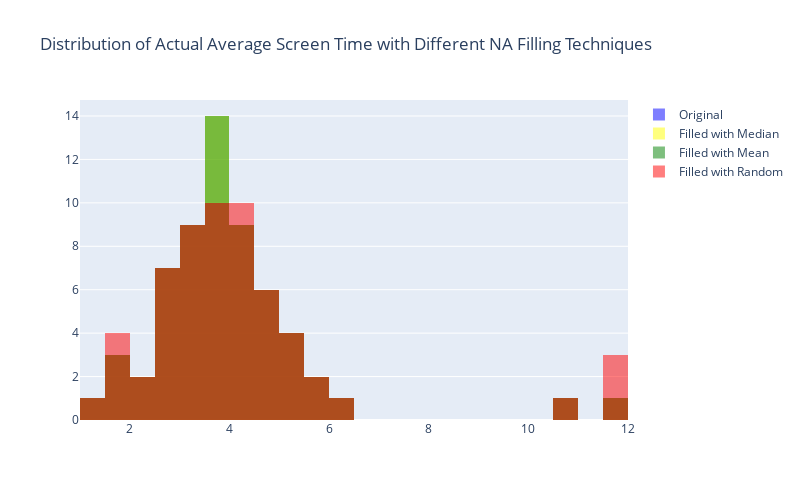

Here is the notebook cell this chart was saved with:
### Code cell
# Plotting
fig = go.Figure()

# Original distribution
fig.add_trace(
    go.Histogram(
        x=individual_data_temp["actual_average_screen_time"],
        name="Original",
        opacity=0.5,
        marker_color="blue",
        nbinsx=30,
    )
)

# Median filled
fig.add_trace(
    go.Histogram(
        x=individual_data["actual_average_screen_time_filled_na_with_median"],
        name="Filled with Median",
        opacity=0.5,
        marker_color='yellow',
        nbinsx=30,
    )
)

# Mean filled
fig.add_trace(
    go.Histogram(
        x=individual_data["actual_average_screen_time_filled_na_with_mean"],
        name="Filled with Mean",
        opacity=0.5,
        marker_color='green',
        nbinsx=30,
    )
)

# Random filled
fig.add_trace(
    go.Histogram(
        x=individual_data["actual_average_screen_time_filled_na_with_random"],
        name="Filled with Random",
        opacity=0.5,
        marker_color='red',
        nbinsx=30,
    )
)

# Update the layout
fig.update_layout(
    width=800,
    height=500,
    barmode="overlay",
    title_text="Distribution of Actual Average Screen Time with Different NA Filling Techniques",
)

fig.show()

### Figure 1 — Plotly figure (JSON) as saved in the notebook; plotly's stock layout.template omitted (floating-point values rounded to 4 significant figures)
{"data": [{"marker": {"color": "blue"}, "name": "Original", "nbinsx": 30, "opacity": 0.5, "type": "histogram", "x": [5.18, 2.31, 4.75, 1.55, 3.69, 4.72, 3.01, 3.32, 2.67, 4.56, 4.13, 3.62, 3.49, 10.78, 1.6, 4.43, 3.59, 4.06, 4.02, 2.58, 3.34, 3.72, 5.07, 3.39, 2.73, 3.66, 3.27, 3.23, 3.23, 6.06, 4.22, 2.85, 1.49, 4.08, 3.73, 2.57, 3.71, 5.17, 5.69, 5.05, 2.73, 11.63, 5.94, 4.76, 4.62, 4.17, 3.87, 3.74, 3.3, 4.56, 2.65, 2.2, 3.65, 4.49, 4.09, 1.76]}, {"marker": {"color": "yellow"}, "name": "Filled with Median", "nbinsx": 30, "opacity": 0.5, "type": "histogram", "x": [5.18, 2.31, 3.715, 4.75, 1.55, 3.69, 4.72, 3.715, 3.01, 3.32, 2.67, 4.56, 4.13, 3.62, 3.49, 10.78, 1.6, 4.43, 3.59, 4.06, 4.02, 2.58, 3.34, 3.72, 5.07, 3.39, 2.73, 3.715, 3.66, 3.27, 3.23, 3.23, 6.06, 4.22, 2.85, 1.49, 4.08, 3.73, 2.57, 3.71, 5.17, 5.69, 5.05, 2.73, 11.63, 5.94, 4.76, 4.62, 4.17, 3.87, 3.715, 3.74, 3.3, 4.56, 2.65, 2.2, 3.65, 4.49, 4.09, 1.76]}, {"marker": {"color": "green"}, "name": "Filled with Mean", "nbinsx": 30, "opacity": 0.5, "type": "histogram", "x": [5.18, 2.31, 3.973, 4.75, 1.55, 3.69, 4.72, 3.973, 3.01, 3.32, 2.67, 4.56, 4.13, 3.62, 3.49, 10.78, 1.6, 4.43, 3.59, 4.06, 4.02, 2.58, 3.34, 3.72, 5.07, 3.39, 2.73, 3.973, 3.66, 3.27, 3.23, 3.23, 6.06, 4.22, 2.85, 1.49, 4.08, 3.73, 2.57, 3.71, 5.17, 5.69, 5.05, 2.73, 11.63, 5.94, 4.76, 4.62, 4.17, 3.87, 3.973, 3.74, 3.3, 4.56, 2.65, 2.2, 3.65, 4.49, 4.09, 1.76]}, {"marker": {"color": "red"}, "name": "Filled with Random", "nbinsx": 30, "opacity": 0.5, "type": "histogram", "x": [5.18, 2.31, 11.63, 4.75, 1.55, 3.69, 4.72, 1.76, 3.01, 3.32, 2.67, 4.56, 4.13, 3.62, 3.49, 10.78, 1.6, 4.43, 3.59, 4.06, 4.02, 2.58, 3.34, 3.72, 5.07, 3.39, 2.73, 11.63, 3.66, 3.27, 3.23, 3.23, 6.06, 4.22, 2.85, 1.49, 4.08, 3.73, 2.57, 3.71, 5.17, 5.69, 5.05, 2.73, 11.63, 5.94, 4.76, 4.62, 4.17, 3.87, 4.02, 3.74, 3.3, 4.56, 2.65, 2.2, 3.65, 4.49, 4.09, 1.76]}], "layout": {"barmode": "overlay", "height": 500, "title": {"text": "Distribution of Actual Average Screen Time with Different NA Filling Techniques"}, "width": 800}}
